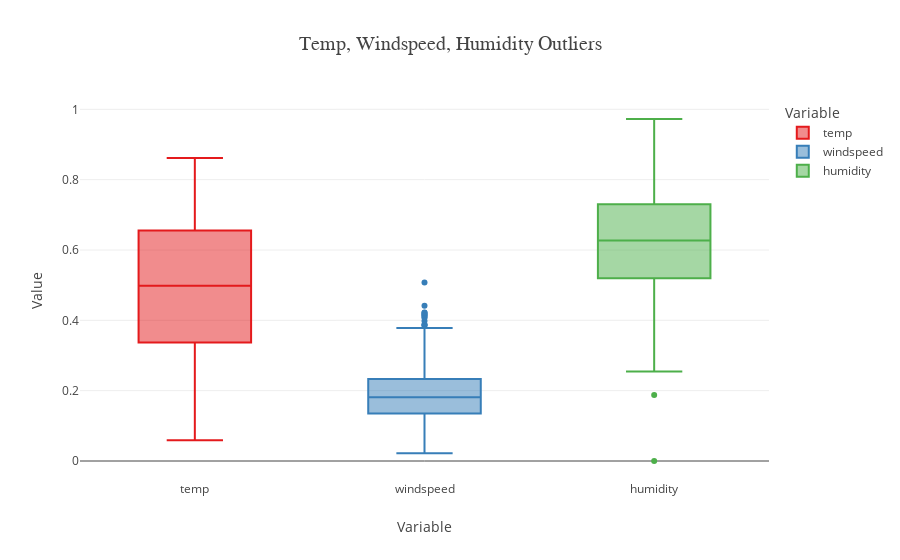

Here is the notebook cell this chart was saved with:
### Code cell
colors = px.colors.qualitative.Set1[:len(df[['temp', 'windspeed', 'humidity']].columns)]

fig = px.box(df[['temp', 'windspeed', 'humidity']], 
             title='Temp, Windspeed, Humidity Outliers', 
             labels={'value': 'Value', 'variable': 'Variable'}, 
             color='variable', color_discrete_sequence=colors)

fig.update_layout(title_font_size=20, title_font_family='Arial')
fig.show()

### Figure 1 — Plotly figure (JSON) as saved in the notebook; plotly's stock layout.template omitted (floating-point values rounded to 4 significant figures; data arrays with more than 128 entries replaced by an {"elided": "..."} marker saying what was removed)
{"data": [{"alignmentgroup": "True", "hovertemplate": "Variable=%{x}<br>Value=%{y}<extra></extra>", "legendgroup": "temp", "marker": {"color": "rgb(228,26,28)"}, "name": "temp", "notched": false, "offsetgroup": "temp", "orientation": "v", "showlegend": true, "type": "box", "x": {"elided": "731 str values"}, "x0": " ", "xaxis": "x", "y": {"elided": "731 float values"}, "y0": " ", "yaxis": "y"}, {"alignmentgroup": "True", "hovertemplate": "Variable=%{x}<br>Value=%{y}<extra></extra>", "legendgroup": "windspeed", "marker": {"color": "rgb(55,126,184)"}, "name": "windspeed", "notched": false, "offsetgroup": "windspeed", "orientation": "v", "showlegend": true, "type": "box", "x": {"elided": "731 str values"}, "x0": " ", "xaxis": "x", "y": {"elided": "731 float values"}, "y0": " ", "yaxis": "y"}, {"alignmentgroup": "True", "hovertemplate": "Variable=%{x}<br>Value=%{y}<extra></extra>", "legendgroup": "humidity", "marker": {"color": "rgb(77,175,74)"}, "name": "humidity", "notched": false, "offsetgroup": "humidity", "orientation": "v", "showlegend": true, "type": "box", "x": {"elided": "731 str values"}, "x0": " ", "xaxis": "x", "y": {"elided": "731 float values"}, "y0": " ", "yaxis": "y"}], "layout": {"boxmode": "overlay", "legend": {"title": {"text": "Variable"}, "tracegroupgap": 0}, "title": {"font": {"family": "Arial", "size": 20}, "text": "Temp, Windspeed, Humidity Outliers"}, "xaxis": {"anchor": "y", "categoryarray": ["temp", "windspeed", "humidity"], "categoryorder": "array", "domain": [0, 1], "title": {"text": "Variable"}}, "yaxis": {"anchor": "x", "domain": [0, 1], "title": {"text": "Value"}}}}
